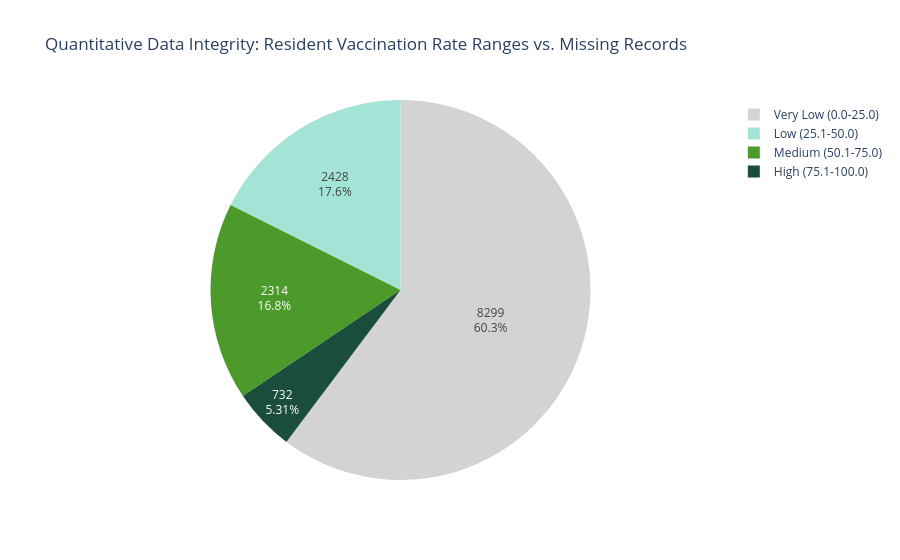

Write notebook code for a chart like this one.
### Code cell
color_map = {
    'High (75.1-100.0)': '#1B4D3E',   # Dark Green
    'Medium (50.1-75.0)': '#4C9A2A', # Medium Green
    'Low (25.1-50.0)': '#A3E4D7', # Light Green
    'Very Low (0.0-25.0)': '#D3D3D3', # Neutral Muted Gray
    'nan': '#050505' # Gray
}

fig = px.pie(
    resident_counts,
    values='Row_Count',
    names='Range',
    color='Range',
    color_discrete_map=color_map,
    title='Quantitative Data Integrity: Resident Vaccination Rate Ranges vs. Missing Records'
)

fig.update_traces(textinfo='value+percent')
fig.show()

### Figure 1 — Plotly figure (JSON) as saved in the notebook; plotly's stock layout.template omitted (floating-point values rounded to 4 significant figures)
{"data": [{"customdata": [["Very Low (0.0-25.0)"], ["Low (25.1-50.0)"], ["Medium (50.1-75.0)"], ["High (75.1-100.0)"]], "domain": {"x": [0, 1], "y": [0, 1]}, "hovertemplate": "Range=%{customdata[0]}<br>Row_Count=%{value}<extra></extra>", "labels": ["Very Low (0.0-25.0)", "Low (25.1-50.0)", "Medium (50.1-75.0)", "High (75.1-100.0)"], "legendgroup": "", "marker": {"colors": ["#D3D3D3", "#A3E4D7", "#4C9A2A", "#1B4D3E"]}, "name": "", "showlegend": true, "textinfo": "value+percent", "type": "pie", "values": [8299, 2428, 2314, 732]}], "layout": {"legend": {"tracegroupgap": 0}, "title": {"text": "Quantitative Data Integrity: Resident Vaccination Rate Ranges vs. Missing Records"}}}
